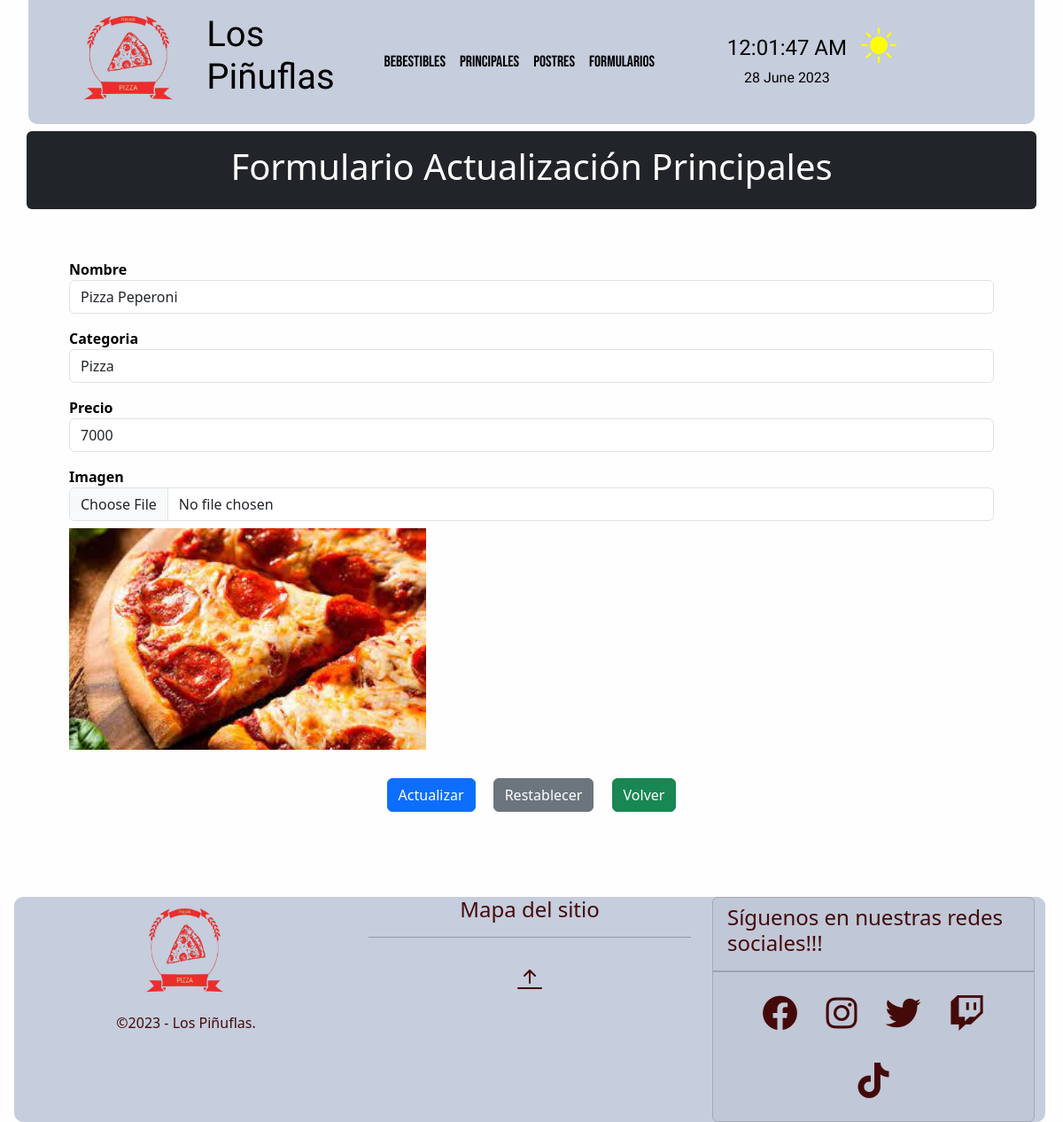
The app's page /crud/principales/edit/12 with its own data.
### crud/models.py (models this page shows, shortened)
class Principal(models.Model):
    nombre=models.CharField(max_length=20)
    categoria=models.CharField(max_length=20)
    precio=models.IntegerField()
    image = models.ImageField(verbose_name='Imagen',upload_to='media/principal',null=True,blank=True)
    class Meta:
        verbose_name = 'principal'
        verbose_name_plural = 'principales'
        ordering = ['categoria','nombre']

### crud/views.py (the view, shortened to what this page needs)
# urls.py: path('principales/edit/<str:principal_id>', principal_update, name="principal-edit"),
def principal_update(request,principal_id):
    try:
        principal = Principal.objects.get(id = principal_id)
        form = PrincipalForm(instance=principal)
        context = {'form':form}
        return render(request,'crud/principal-edit.html',context)
    except:
        return redirect(reverse('principales') + '?NO_EXISTS')

### crud/forms.py
class PrincipalForm(ModelForm):
    class Meta:
        model = Principal
        fields = [
            'nombre',
            'categoria',
            'precio',
            'image'
        ]
        labels = {
            'nombre' : 'Nombre',
            'categoria': 'Categoria',
            'precio': 'Precio',
            'image':'Imagen'
        }
        widgets = {
            'nombre':forms.TextInput(attrs={'class':'form-control'}),
            'categoria':forms.TextInput(attrs={'class':'form-control'}),
            'precio':forms.TextInput(attrs={'class':'form-control'}),
            'image':forms.FileInput(attrs={'class':'form-control'})
        }

### crud/templates/crud/principal-edit.html (shortened to what this page needs)
{% extends 'crud/base.html' %}
{% load static %}
{% block content %}
<div class="container my-2 py-3 bg-dark text-white text-center rounded">
    <h1>Formulario Actualización Principales</h1>
</div>
<div class="container my-2 p-5">
    <form action="" method="post" enctype="multipart/form-data">
        <div class="form-group mb-3">
            <label for="nombre" class="fw-bold">Nombre</label>
            <div class="input-group">
                {{form.nombre}}
            </div>
        </div>
        <div class="form-group mb-3">
            <label for="categoria" class="fw-bold">Categoria</label>
            <div class="input-group">
                {{form.categoria}}
            </div>
        </div>
        <div class="form-group mb-3">
            <label for="precio" class="fw-bold">Precio</label>
            <div class="input-group">
                {{form.precio}}
            </div>
        </div>
        <div class="form-group mb-3">
            <label for="image" class="fw-bold">Imagen</label>
            <div class="input-group">
                {{form.image}}
            </div>
            {% if form.instance.image %}
                <div class="row my-2">
                    <img class="img-update" src="{{form.instance.image.url}}" alt="{{form.instance.title}}">
                </div>
            {% endif %}
        </div>
        <div class="text-center my-4">
            <input type="submit" class="btn btn-primary m-2" id="actualizar" value="Actualizar">
            <input type="reset" class="btn btn-secondary m-2" id="limpiar" value="Restablecer">
            <a class="btn btn-success m-2" href="{% url 'principales' %}">Volver</a>
        </div>
    </form>
</div>
{% endblock %}

### core/static/core/css/colors.css (style rules this page uses)
:root,[new-data-bs-theme="light"] { --clr-light:#FFF9DE; --crl-dark:#67d4f5; --clr-primary:#5350ff; --clr-secondary:#FFD3B0; --clr-accent:#f54141; --clr-accent2:#440a0a; --bg-top-bottom:#c6cddc; --bg-middle:#fefefe; --text-top: black; --text-middle: black; --text-bottom:black; --fg: var(--clr-light); --bg: var(--crl-dark); }
body { background-color: #2C3333; }
.colors-middle { background: var(--bg-middle); color: var(--text-middle); transition: background-color 1.2s ease-in-out; }

### crud/static/crud/css/imagenes.css (style rules this page uses)
.img-update { height: 40%; width: 40%; }

### records on screen
Principal: nombre "Pizza Peperoni", categoria "Pizza", precio "7000", instance.image (picture)
